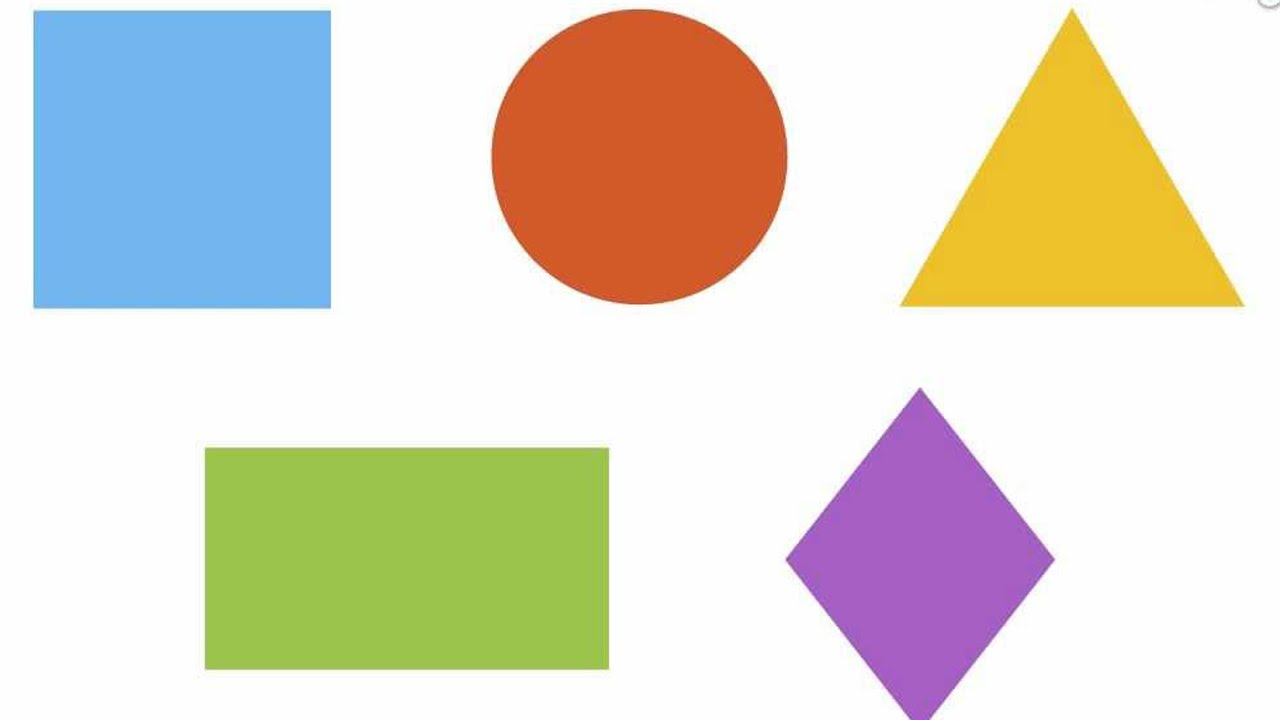
#> input picture Color2/f.jpg, 1280 x 720 px
$ python Color2.py
#> lines starting #> are read from the running program, lines starting #| are printed output that depends on the picture; after the words box and inside, x2 and y2 are one past the last pixel; in counts of white or black regions, pixels touching at a corner belong together
import cv2
import numpy as np


def figColor(imageHSV):
	yellowBajo = np.array([15,100,20],np.uint8)
	yellowAlot = np.array([45,255,255],np.uint8)
	blueBajo = np.array([100,100,20],np.uint8)
	blueAlto= np.array([125,255,20],np.uint8)
	greenAlto= np.array([125,255,20],np.uint8)
	greenBajo= np.array([125,255,20],np.uint8)
	redBajo= np.array([0,100,20],np.uint8)
	redAlto= np.array([8,255,255],np.uint8)
	redBajo1= np.array([0,100,20],np.uint8)
	redAlto1= np.array([8,255,255],np.uint8)
	maskYellow = cv2.inRange(imageHSV,yellowBajo,yellowAlot)
	maskBlue = cv2.inRange(imageHSV,blueBajo,blueAlto)
	maskgreen = cv2.inRange(imageHSV,greenAlto,greenBajo)
	maskgreen = cv2.inRange(imageHSV,greenAlto,greenBajo)
	maskRed = cv2.inRange(imageHSV,redAlto,redBajo)
	maskRed1 = cv2.inRange(imageHSV,redAlto1,redBajo1)
	maskRedcomp = cv2.inRange(imageHSV,maskRed,maskRed1)

	cntsRed = cv2.findCountours(maskRedcomp,cv2.RETR_EXTERNAL, cv2.CHAIN_APPROX_SIMPLE)
	cntsYellow = cv2.findCountours(maskYellow,cv2.RETR_EXTERNAL, cv2.CHAIN_APPROX_SIMPLE)
	cntsBlue = cv2.findCountours(maskBlue,cv2.RETR_EXTERNAL, cv2.CHAIN_APPROX_SIMPLE)
	cntsgreen = cv2.findCountours(maskgreen,cv2.RETR_EXTERNAL, cv2.CHAIN_APPROX_SIMPLE)
	color ='x'
	if len(cntsRed)>0: color = 'rojo'
	elif len(cntsYellow)>0:color = 'Amarillo'
	elif len(cntsBlue)>0:color ='Azul'
	elif len(cntsgreen)>0:color = 'verde'
	return color

def figName(contorno,width, higth):
	namefig='x'
	epsilon =0.01 * cv2.arcLength(contorno,True)
	approx = cv2.approxPolyDP(contorno,epsilon,True)
	if(approx)==3 :
		namefig = 'triangulo'
	if (approx)==4:
		res = float(width)/higth
		if res>=1:
			namefig ='Cuadrado'
		else:
			namefig = 'Rectangulo'

	if(approx)== 5:
		namefig ='Pentagono'
	if(approx)==6:
		namefig = 'Hexagono'
	if(approx)>10:
		namefig= 'Circulo'

	return namefig

imge = cv2.imread('f.jpg')
#> imge is the input picture: shape (720, 1280, 3); mean B, G, R 204.1, 217.5, 222
gray = cv2.cvtColor(imge,cv2.COLOR_BGR2GRAY)
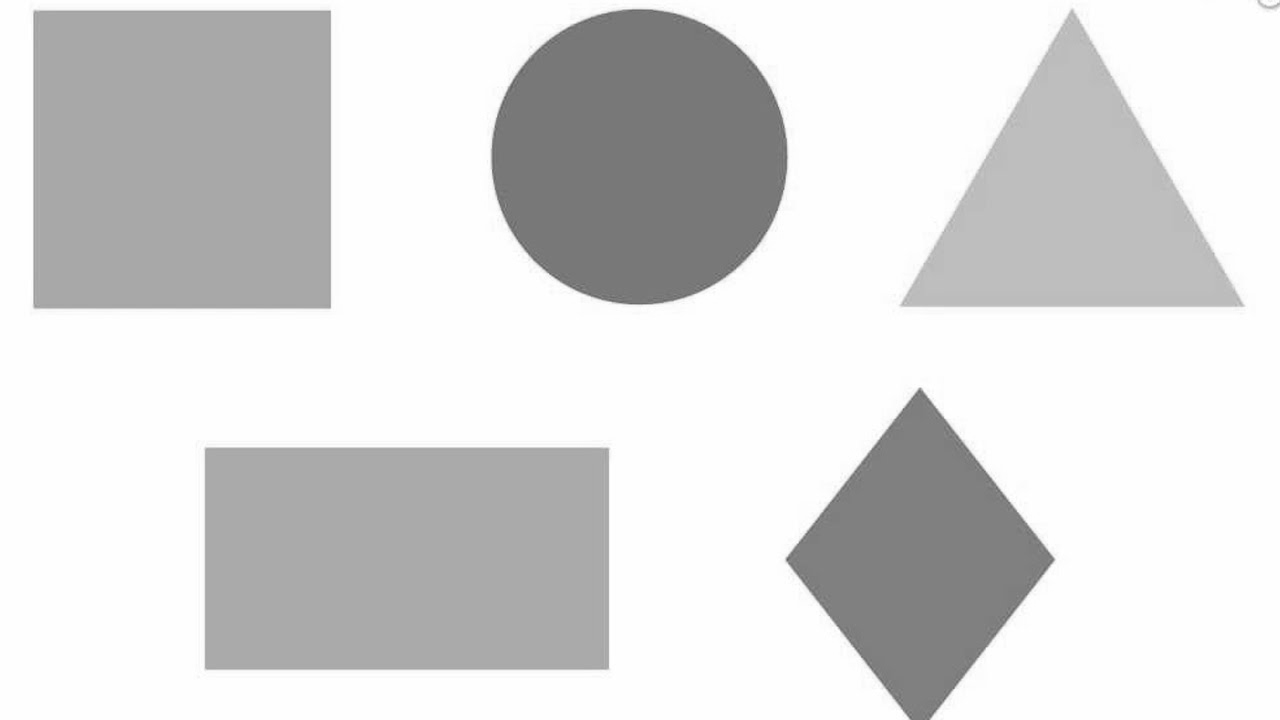
#> gray: shape (720, 1280); min 95, max 255, mean 217.3
canny = cv2.Canny(gray,10,150)
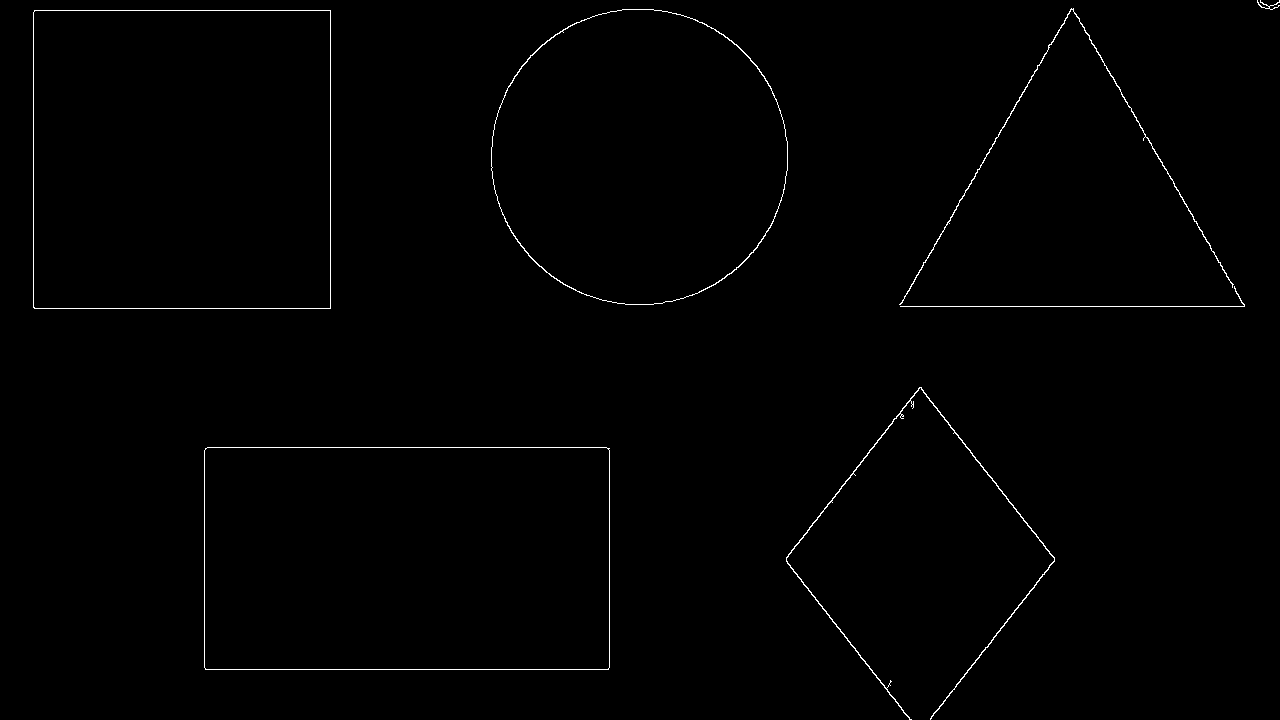
#> canny: shape (720, 1280); 0.66% white in thin lines or dots
canny = cv2.dilate(canny,None,iterations=1)
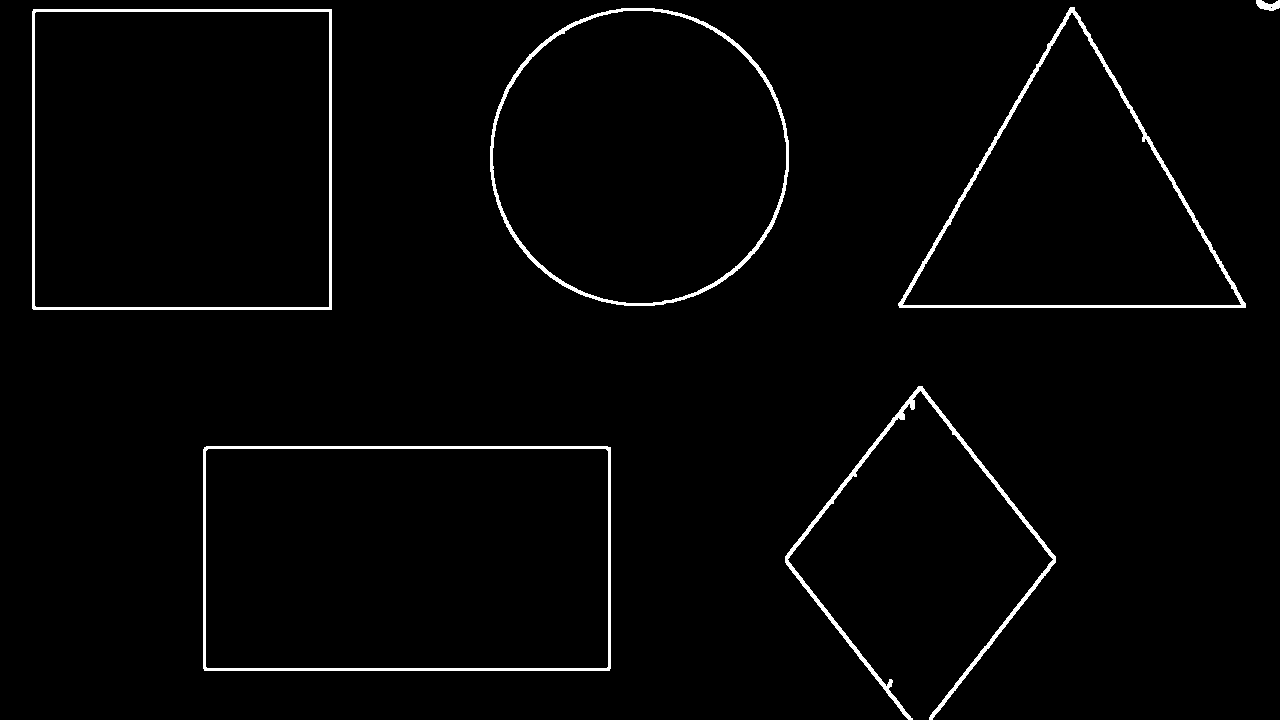
#> canny: shape (720, 1280); 2% white; 6 white regions, box (x1, y1, x2, y2) and area: (898, 7, 1246, 308) 3835, (203, 446, 611, 671) 3758, (785, 386, 1056, 720) 3664, (32, 9, 332, 310) 3569, (490, 8, 789, 306) 3461, (1256, 0, 1280, 11) 177
canny = cv2.erode(canny, None, iterations =1)
#> canny: shape (720, 1280); 0.67% white in thin lines or dots

contorno, _ = cv2.findContours(canny,cv2.RETR_EXTERNAL,cv2.CHAIN_APPROX_SIMPLE)
#> contorno = 6 contours; box (x1, y1, x2, y2) and area: (204, 447, 610, 670) 89900, (33, 10, 331, 309) 88504, (491, 9, 788, 305) 68828, (899, 8, 1245, 307) 51714, (786, 387, 1055, 720) 562, (1257, 0, 1280, 10) 86

imageHSV = cv2.cvtColor(imge,cv2.COLOR_BGR2HSV)
#> imageHSV: shape (720, 1280, 3); mean H, S, V 28.8, 61.6, 239.4

for c in contorno:
	x,y,w,h = cv2.boundingRect(c)

	imgAux = np.zeros(imge.shape[:2],dtype='uint8')
	imgAux = cv2.drawContours(imgAux,[c],-1,255,-1)
	maskHSV = cv2.bitwise_and(imageHSV,imageHSV,mask=imgAux)
#> (the run stopped early here; a loop or call above may not have finished)

$ run again, with Color2/pollor.jfif saved as Color2/f.jpg
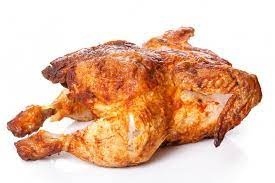
#> input picture Color2/pollor.jfif, 275 x 183 px
#> imge is the input picture: shape (183, 275, 3); mean B, G, R 169.2, 192.7, 229.7
#> `canny = cv2.Canny(gray,10,150)`:
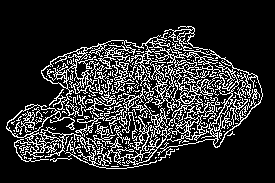
#> canny: shape (183, 275); 17.4% white in thin lines or dots, all inside (x1, y1, x2, y2) = (6, 26, 263, 169)
#> contorno = 1 contour; box (x1, y1, x2, y2) and area: (6, 26, 263, 169) 23384
#> imageHSV: shape (183, 275, 3); mean H, S, V 25.5, 77.9, 230
